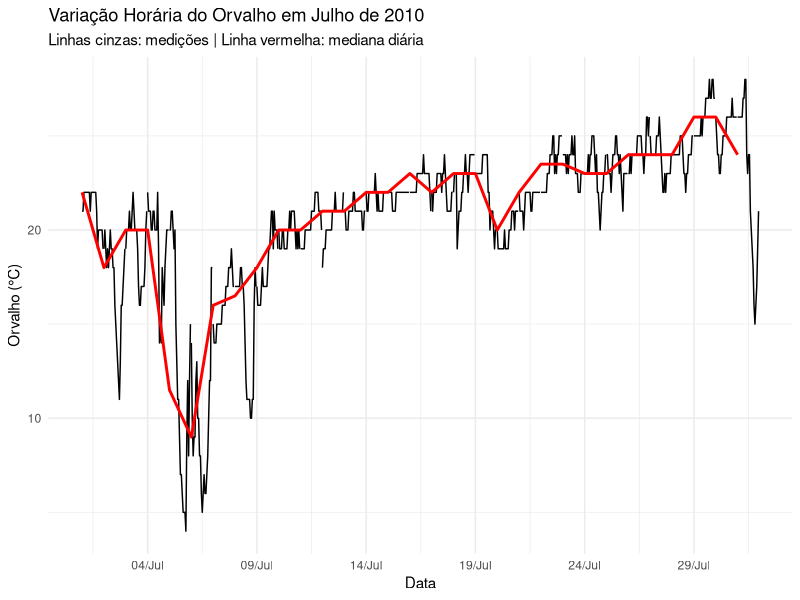

R code for this plot:
library(ggplot2)
library(dplyr)

clima <- read.csv("clima.csv")

clima$date <- as.POSIXct(clima$Data, format = "%Y-%m-%d %H:%M:%S")

clima$year <- as.numeric(format(clima$date, "%Y"))
clima$month <- as.numeric(format(clima$date, "%m"))
clima$day <- as.numeric(format(clima$date, "%d"))

julho_2010 <- clima %>% 
  filter(year == 2010 & month == 7)

mediana_diaria <- julho_2010 %>%
  group_by(day) %>%
  summarise(mediana_orvalho = median(Orvalho, na.rm = TRUE))

ggplot() +
  geom_line(data = julho_2010, 
            aes(x = date, y = Orvalho, group = day), 
            color = "black", alpha = 1) +
  
  geom_line(data = mediana_diaria, 
            aes(x = as.POSIXct(paste("2010-07", day, sep="-")), 
                y = mediana_orvalho), 
            color = "red", size = 1) +
  
  labs(title = "Variação Horária do Orvalho em Julho de 2010",
       subtitle = "Linhas cinzas: medições | Linha vermelha: mediana diária",
       x = "Data",
       y = "Orvalho (°C)") +
  
  scale_x_datetime(date_labels = "%d/%b", date_breaks = "5 days") +
  
  theme_minimal()
